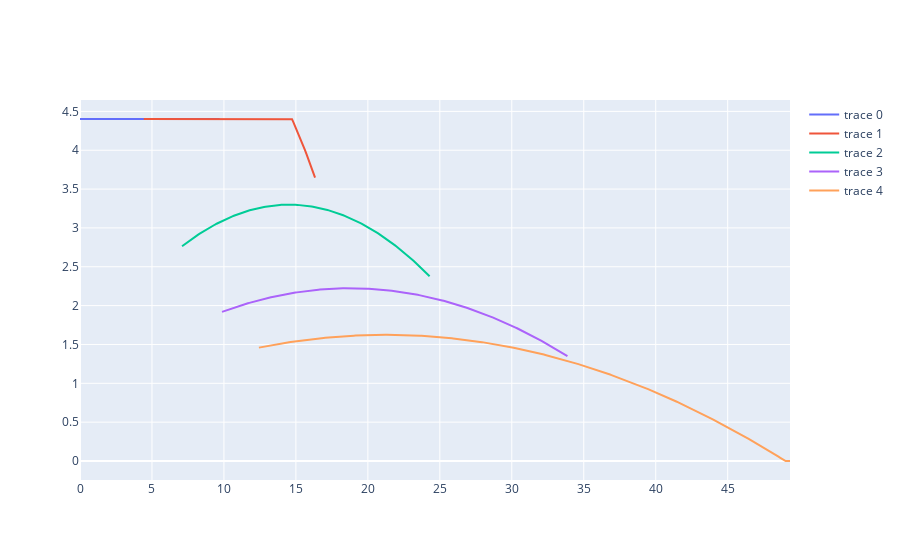

Here is the notebook cell this chart was saved with:
### Code cell
sol = driver(dict(vehicle_id=39393, inputs=dict(inputs={'gear_shifting_style': 0.8, 'degree': 2})))
iplot(sol['outputs']['discrete_acceleration_curves'])
